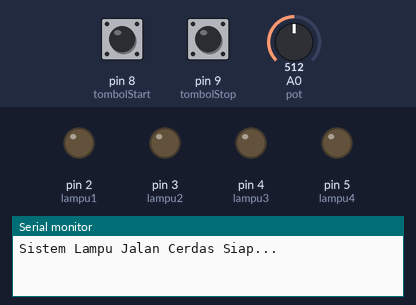
Simulated run of this sketch. Board: Arduino Uno, built with avr-gcc and run on an emulated ATmega328P. Shown: output pins drawn as LEDs (lit = HIGH), the last lines printed to the serial monitor. Dashed ring = blinking. The test bench sets the inputs (shaded band); at power-on: pin 8 (tombolStart) HIGH, pin 9 (tombolStop) HIGH, A0 (pot) = 512.

Above: at 1.2 s.
1.3 s: pin 8 (tombolStart) pulled LOW for 0.15 s
At 2.0 s:
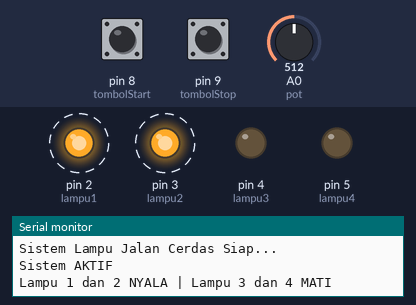
4.4 s: pin 9 (tombolStop) pulled LOW for 0.15 s
6.0 s: pin 9 (tombolStop) pulled LOW for 1 s
At 6.7 s:
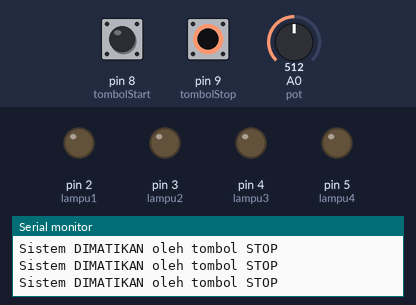
8.5 s: pin 8 (tombolStart) pulled LOW for 1 s
At 9.8 s:
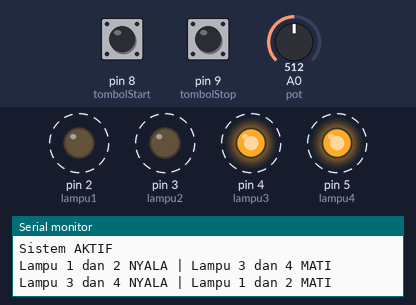
12.5 s: A0 (pot) set to 122
15.5 s: A0 (pot) set to 716
Timing chart, 0 to 19.5 s (numbered marks = the images above; inputs shaded):
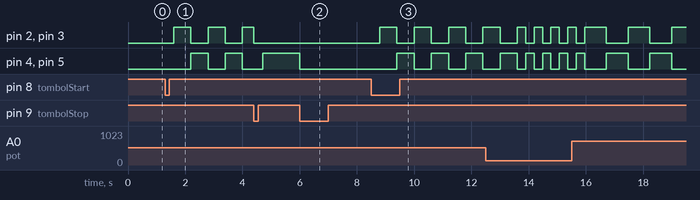

Measured:
- after the input at 1.3 s, pin 2 (lampu1), pin 3 (lampu2): alternates HIGH for 0.60 s and LOW for 0.60 s, starting after 0.30 s; pin 4 (lampu3), pin 5 (lampu4): alternates HIGH for 0.60 s and LOW for 0.60 s, starting after 0.90 s
- after the input at 6.0 s, pin 4 (lampu3), pin 5 (lampu4): HIGH → LOW at once
- after the input at 8.5 s, pin 2 (lampu1), pin 3 (lampu2): alternates HIGH for 0.60 s and LOW for 0.60 s, starting after 0.30 s; pin 4 (lampu3), pin 5 (lampu4): alternates HIGH for 0.60 s and LOW for 0.60 s, starting after 0.90 s

The sketch:

Lampu_Jalan_Cerdas_Fika.ino
```cpp
// === Definisi pin ===
#define lampu1 2
#define lampu2 3
#define lampu3 4
#define lampu4 5
#define tombolStart 8
#define tombolStop 9
#define pot A0

// === Variabel sistem ===
bool sistemAktif = false;

// === Setup awal ===
void setup() {
  pinMode(lampu1, OUTPUT);
  pinMode(lampu2, OUTPUT);
  pinMode(lampu3, OUTPUT);
  pinMode(lampu4, OUTPUT);
  pinMode(tombolStart, INPUT_PULLUP);
  pinMode(tombolStop, INPUT_PULLUP);

  Serial.begin(9600);
  Serial.println("Sistem Lampu Jalan Cerdas Siap...");
}

// === Loop utama ===
void loop() {
  bool startPressed = (digitalRead(tombolStart) == LOW);
  bool stopPressed = (digitalRead(tombolStop) == LOW);

  if (startPressed) {
    sistemAktif = true;
    Serial.println("Sistem AKTIF");
    delay(300);
  }

  if (stopPressed) {
    sistemAktif = false;
    matikanSemuaLampu();
    Serial.println("Sistem DIMATIKAN oleh tombol STOP");
    delay(300);
  }

  if (sistemAktif) {
    jalankanSistemLampu();
  }
}

// === Fungsi menjalankan pola lampu ===
void jalankanSistemLampu() {
  int potValue = analogRead(pot);
  int kecepatan = map(potValue, 0, 1023, 200, 1000); // semakin kecil, semakin cepat

  // Pola 1: Lampu 1 & 2 ON, Lampu 3 & 4 OFF
  digitalWrite(lampu1, HIGH);
  digitalWrite(lampu2, HIGH);
  digitalWrite(lampu3, LOW);
  digitalWrite(lampu4, LOW);
  Serial.println("Lampu 1 dan 2 NYALA | Lampu 3 dan 4 MATI");
  tungguDenganStopCheck(kecepatan);

  // Pola 2: Lampu 3 & 4 ON, Lampu 1 & 2 OFF
  digitalWrite(lampu1, LOW);
  digitalWrite(lampu2, LOW);
  digitalWrite(lampu3, HIGH);
  digitalWrite(lampu4, HIGH);
  Serial.println("Lampu 3 dan 4 NYALA | Lampu 1 dan 2 MATI");
  tungguDenganStopCheck(kecepatan);
}

// === Fungsi tunggu dengan pengecekan tombol STOP ===
void tungguDenganStopCheck(int durasi) {
  unsigned long start = millis();
  while (millis() - start < durasi) {
    if (digitalRead(tombolStop) == LOW) {
      sistemAktif = false;
      matikanSemuaLampu();
      Serial.println("Sistem DIMATIKAN saat berjalan");
      delay(300);
      return;
    }
  }
}

// === Fungsi mematikan semua lampu ===
void matikanSemuaLampu() {
  digitalWrite(lampu1, LOW);
  digitalWrite(lampu2, LOW);
  digitalWrite(lampu3, LOW);
  digitalWrite(lampu4, LOW);
}
```
